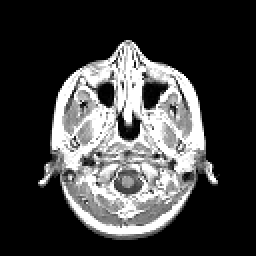
%> input picture week05/images/mir.tif, 128 x 128 px, given in place of box.png, which was not available (shown 2 times larger)
$ octave p3.m   (GNU Octave 9; MATLAB toolbox functions it lacks are replaced by stand-ins)
%> lines starting %> are read from the running program, lines starting %| are printed output that depends on the picture; pictures that were not available may be replaced by others from this repository, and a replacement may not be noted
### week05/sinogram.m
function [g] = sinogram(f, M)
% sinogram Construct the sinogram of an image "f" using "M" projection lines.

    Phi = zeros(M,1);
    N = size(f,1);
    g = zeros(N,M);

    for i = 1:M
        Phi(i) = 180/M * (i-1);
        tmp = imrotate(f,-Phi(i), 'bilinear', 'crop');
        g(:,i) = sum(tmp,2);
    end
end

### week05/fbackprojection.m
function [ f ] = fbackprojection( g, M )
% fbackprojection Performs filetered back projection
% of a sinogram to recreate the image. Uses a ramp filter.
    Phi = zeros(M,1);
    N = size(g,1);
    f = zeros(N,N);
    mid = floor(N/2) + 1;

    [x,y] = meshgrid(ceil(-N/2):ceil(N/2-1));
    h = [floor(N/2):-1:0 1:ceil(N/2-1)]';

    for i = 1:M
        Phi(i) = 180/M * (i-1) * (pi/180);
        rCoords = round(mid + x*sin(Phi(i)) + y*cos(Phi(i)));
        idx = find((rCoords > 0) & (rCoords <= N));
        newCoords = rCoords(idx);

        fpr = real(ifft(ifftshift(h.*fftshift(fft(g(:,i))))));

        f(idx) = f(idx) + fpr(newCoords) ./ M;
    end

end

### week05/p3.m
% Solution for part 3 of Assignment 5.
% Written by: Martin Jrgensen, tzk173

clear all;

% Read image(s).
I1 = double(imread('box.png'));
%> I1: size 128x128 double; min 0, max 88, mean 22.3
I2 = double(zeros(256,256));
I2(30,30) = 255;
I3 = double(imread('sinogram.png'));
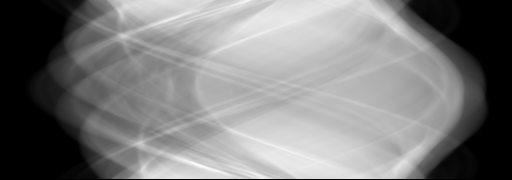
%> input picture week05/images/sinogram.png, 512 x 180 px
%> I3: size 180x512 double; min 0, max 255, mean 125.9; mean of the top-left, top-right, bottom-left and bottom-right quarters 117.8, 135.3, 105.7, 144.6
I4 = imrotate(I3,90,'bilinear','loose');
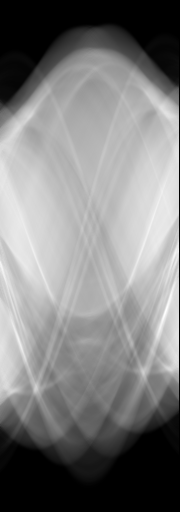
%> I4: size 512x180 double; min 0, max 255, mean 125.9; mean of the top-left, top-right, bottom-left and bottom-right quarters 135.3, 144.6, 117.8, 105.7

% Create sinograms
I1s = sinogram(I1,180);
%> the loop in sinogram, `for i = 1:M` made 180 passes
%> pass 3, in sinogram, `tmp = imrotate(f,-Phi(i), 'bilinear', 'crop');`:
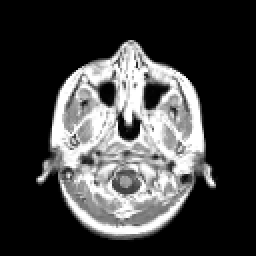
%> tmp: size 128x128 double (shown 2 times larger); min 0, max 88, mean 22.3; mean of the top-left, top-right, bottom-left and bottom-right quarters 17.8, 17.8, 27.2, 26.4; drawn with min black and max white
%> after the loop in sinogram, `for i = 1:M`:
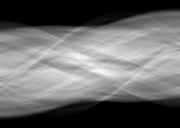
%> g: size 128x180 double; min 0, max 7016.7, mean 2859.8; drawn with min black and max white
%> after the loop in sinogram, `for i = 1:M`: Phi = 180 values from 0 to 179
I2s = sinogram(I2,180);


% Recover that sh...picture!
I1r = fbackprojection(I1s, 180);
%> after the loop in fbackprojection, `for i = 1:M`:
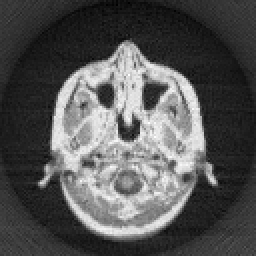
%> f: size 128x128 double (shown 2 times larger); min -1283.9, max 3590.7, mean 341.7; drawn with min black and max white
%> after the loop in fbackprojection, `for i = 1:M`: Phi = 180 values from 0 to 3.12
I2r = fbackprojection(I2s, 180);
I3r = fbackprojection(I4, 180);
%> call 3 of fbackprojection, with M = 180
%> after the loop in fbackprojection (call 3), `for i = 1:M`:
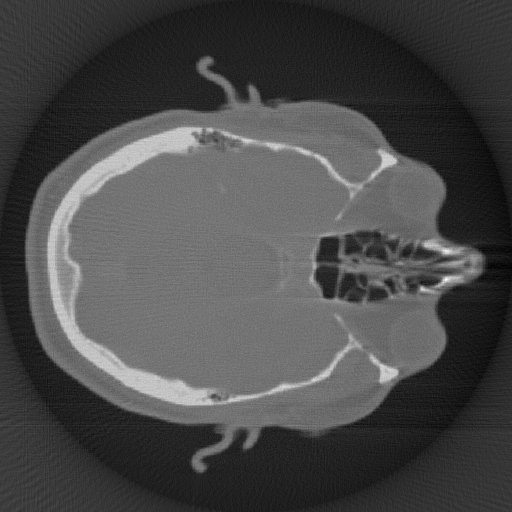
%> f: size 512x512 double; min -67.12, max 211.2, mean 14.1; drawn with min black and max white


h = figure(531); set(h,'Color','White'); colormap(bone);
% For box.png.
subplot(3,3,1); imagesc(I1); axis image; set(gca,'TickDir','out');
title('box.png','FontSize',14);
subplot(3,3,2); imagesc(I1s); axis image; set(gca,'TickDir','out');
title('box.png sinogram','FontSize',14);
subplot(3,3,3); imagesc(I1r); axis image; set(gca,'TickDir','out');
title('box.png filtered backprojection','FontSize',14);

% For non-central point source.
subplot(3,3,4); imagesc(I2); axis image; set(gca,'TickDir','out');
title('non-central point source','FontSize',14);
subplot(3,3,5); imagesc(I2s); axis image; set(gca,'TickDir','out');
title('non-central point source sinogram','FontSize',14);
subplot(3,3,6); imagesc(I2r); axis image; set(gca,'TickDir','out');
title('NCPS filtered backprojection','FontSize',14);

% For sinogram.png
subplot(3,3,7); imagesc(I3); axis image; set(gca,'TickDir','out');
title('sinogram.png','FontSize',14);
subplot(3,3,8); imagesc(I4); axis image; set(gca,'TickDir','out');
title('sinogram.png rotated','FontSize',14);
subplot(3,3,9); imagesc(I3r); axis image; set(gca,'TickDir','out');
title('sinogram.png filtered backprojection','FontSize',14);
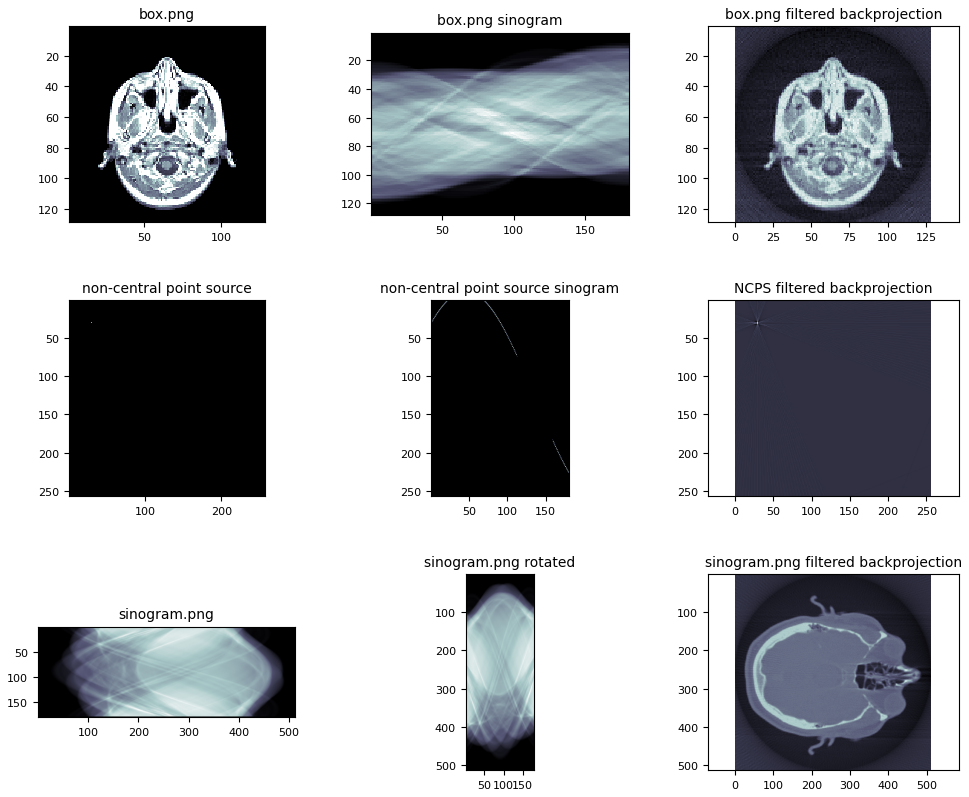
%> figure redrawn from the program's plot data, 9 panels
